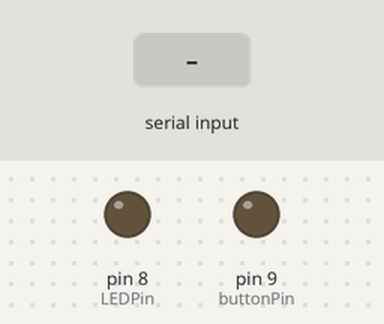
Bench run of a sketch on a simulated Arduino Uno, built with avr-gcc and run on an emulated ATmega328P. Parts: output pins drawn as LEDs (lit = HIGH). The inputs (shaded band) are chosen by the test bench.

Above: at 1.2 s.
1.3 s: "1" received over the second serial link
At 2.4 s:
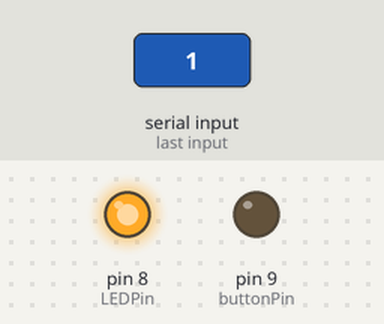
Timing chart, 0 to 4.3 s (numbered marks = the images above; inputs shaded):
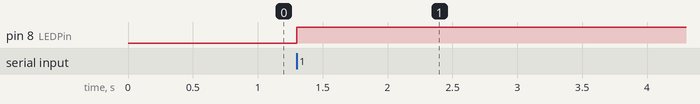

Measured:
- after the input at 1.3 s, pin 8 (LEDPin): LOW → HIGH at once

The sketch:

Bunty_masterBT_debug.ino
```cpp
#include <SoftwareSerial.h>

const int LEDPin = 8;
const int buttonPin = 9;

SoftwareSerial Bluetooth(3, 2); // RX | TX

void setup() {
  // put your setup code here, to run once:
  pinMode(LEDPin, OUTPUT);
  pinMode(buttonPin, OUTPUT);
//  digitalWrite(LEDPin, HIGH);
  Bluetooth.begin(38400);

}

void loop() {
   Bluetooth.write(1);
  if (Bluetooth.available()) {
    digitalWrite(LEDPin, HIGH);
  }


  if (digitalRead(buttonPin) == HIGH) {
//    if (Bluetooth.available() > 0) {
//    }
    Bluetooth.write(1);
//    digitalWrite(LEDPin, HIGH);

  }
  else {
//        digitalWrite(LEDPin, LOW);
  }
  // put your main code here, to run repeatedly:

}
```
